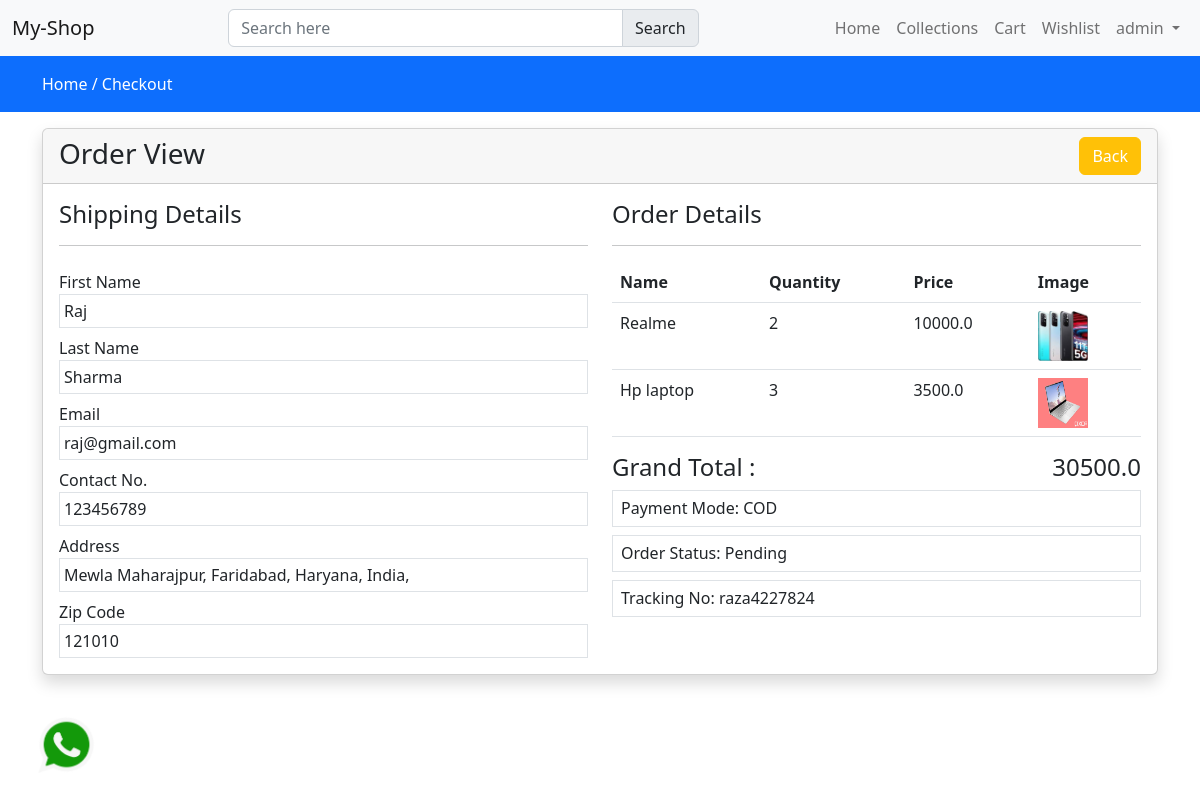
The page /view-order/raza4227824 (signed in) on the database its author committed.
### store/models.py (models this page shows, shortened)
class Order(models.Model):
    user = models.ForeignKey(User, on_delete=models.CASCADE)
    fname = models.CharField(max_length=150, null=False)
    lname = models.CharField(max_length=150, null=False)
    email = models.CharField(max_length=150, null=False)
    phone = models.CharField(max_length=150, null=False)
    address = models.TextField(null=False)
    city = models.CharField(max_length=150, null=False)
    state = models.CharField(max_length=150, null=False)
    country = models.CharField(max_length=150, null=False)
    pincode = models.CharField(max_length=150, null=False)
    total_price = models.FloatField(null=False)
    payment_mode = models.CharField(max_length=150, null=False)
    payment_id = models.CharField(max_length=250, null=True)
    order_status = (
        ('Pending', 'Pending'),
        ('Out For Shipping', 'Out For Shipping'),
        ('Completed', 'Completed'),
    )
    status = models.CharField(max_length=150, choices=order_status, default='Pending')
    message = models.TextField(null=True)
    tracking_no = models.CharField(max_length=150, null=True)
    created_at = models.DateTimeField(auto_now_add=True)
    updated_at = models.DateTimeField(auto_now= True)

class OrderItem(models.Model):
    order = models.ForeignKey(Order, on_delete=models.CASCADE)
    product = models.ForeignKey(Product, on_delete=models.CASCADE)
    price = models.FloatField(null=False)
    quantity = models.IntegerField(null=False)

class Product(models.Model):
    category = models.ForeignKey(Category, on_delete=models.CASCADE)
    slug = models.CharField(max_length=150, null=True, blank=True)
    name = models.CharField(max_length=100, null=True, blank=True)
    product_image = models.ImageField(upload_to=get_file_path, null=True, blank=True)
    small_description = models.CharField(max_length=150, null=True, blank=True)
    quantity = models.IntegerField(null=True, blank=True)
    description = models.TextField(max_length=500, null=True, blank=True)
    original_price = models.FloatField(null=True, blank=True)
    selling_price = models.FloatField(null=True, blank=True)
    status = models.BooleanField(default=False, help_text='0=default, 1=Hidden')
    trending = models.BooleanField(default=False, help_text='0=default, 1=hidden')
    tag = models.CharField(max_length=150, null=True, blank=True)
    meta_title = models.CharField(max_length=150, null=True, blank=True)
    meta_keywords = models.CharField(max_length=150, null=True, blank=True)
    meta_description = models.CharField(max_length=500, null=True, blank=True)
    created_at = models.DateTimeField(auto_now_add=True)

### store/controller/order.py (the view)
# urls.py: path('view-order/<str:t_no>', order.vieworder, name='orderview'),
def vieworder(request, t_no):
    order = Order.objects.filter(tracking_no=t_no).filter(user=request.user).first()
    orderitems = OrderItem.objects.filter(order=order)
    context = {'order':order, 'orderitems':orderitems}
    return render(request, "store/orders/view.html", context)

### store/templates/store/orders/view.html (shortened to what this page needs)
{% extends 'store/layouts/main.html' %}
{% block content %}
    <div class="py-3 bg-primary">
        <div class="container">
            <a class="text-white" href="{% url 'home' %}">Home /</a>
            <a class="text-white" href="{% url 'checkout' %}">Checkout </a>
        </div>
    </div>
    <div class="container mt-3">
        <div class="row">
            <div class="col-md-12">
                <div class="card shadow">
                    <div class="card-header">
                        <h3 class="mb-0"> Order View
                            <a href="{% url 'myorders' %}" class="btn btn-warning float-end text-white"> Back</a>
                        </h3>
                    </div>
                    <div class="card-body">
                        <div class="row">
                            <div class="col-md-6">
                                <h4>Shipping Details</h4>
                                <hr>
                                <label class="mt-2">First Name</label>
                                <div class="border p-1">{{ order.fname }}</div>
                                <label class="mt-2">Last Name</label>
                                <div class="border p-1">{{ order.lname }}</div>
                                <label class="mt-2">Email</label>
                                <div class="border p-1">{{ order.email }}</div>
                                <label class="mt-2">Contact No.</label>
                                <div class="border p-1">{{ order.phone }}</div>
                                <label class="mt-2">Address</label>
                                <div class="border p-1">
                                    {{ order.address }},
                                    {{ order.city }},
                                    {{ order.state }},
                                    {{ order.country }},
                                </div>
                                <label class="mt-2">Zip Code</label>
                                <div class="border p-1">{{ order.pincode }}</div>
                            </div>
                            <div class="col-md-6">
                                <h4>Order Details</h4>
                                <hr>
                                <table class="table table-borderd">
                                    <thead>
                                        <tr>
                                            <th>Name</th>
                                            <th>Quantity</th>
                                            <th>Price</th>
                                            <th>Image</th>
                                        </tr>
                                    </thead>
                                    <tbody>
                                        {% for item in orderitems%}
                                            <tr>
                                                <td>{{ item.product.name }}</td>
                                                <td>{{ item.quantity }}</td>
                                                <td>{{ item.price }}</td>
                                                <td>
                                                    <img src="{{ item.product.product_image.url }}" height="50px" width="50px" alt="Product Image">
                                                </td>
                                            </tr>
                                        {% endfor %}
                                    </tbody>
                                </table>
                                <h4>Grand Total : <span class="float-end"> {{ order.total_price }} </span> </h4>
                                <h6 class="border p-2">Payment Mode: {{order.payment_mode}} </h6>
                                <h6 class="border p-2">Order Status: {{order.status}} </h6>
                                <h6 class="border p-2">Tracking No: {{order.tracking_no}} </h6>
                            </div>
                        </div>
                    </div>
                </div>
            </div>
        </div>
    </div>
{% endblock content %}

### store/templates/store/inc/navbar.html (shortened to what this page needs)
<nav class="navbar navbar-expand-lg bg-light">
  <div class="container-fluid">
    <a class="navbar-brand" href="#">My-Shop</a>
    <div class="search-bar">
      <div class="input-group">
        <input type="text" class="form-control" id="searchproducts" placeholder="Search here">
        <button class="input-group-text" id="basic-addon1">Search</button>
      </div>
    </div>
    <div class="collapse navbar-collapse" id="navbarNav">
      <ul class="navbar-nav ms-auto" >
        <li class="nav-item">
          <a class="nav-link {% if request.resolver_match.url_name == 'home' %}active{% endif %}" aria-current="page" href="{% url 'home' %}">Home</a>
        </li>
        <li class="nav-item">
          <a class="nav-link {% if request.resolver_match.url_name == 'collections' %}active{% endif %}" href="{% url 'collections' %}">Collections</a>
        {% if request.user.is_authenticated %}
        </li>
        <li class="nav-item">
          <a class="nav-link {% if request.resolver_match.url_name == 'cart' %}active{% endif %}" aria-current="page" href="{% url 'cart' %}">Cart</a>
        </li>
        <li class="nav-item">
          <a class="nav-link {% if request.resolver_match.url_name == 'wishlist' %}active{% endif %}" aria-current="page" href="{% url 'wishlist' %}">Wishlist</a>
        </li>
          <li class="nav-item dropdown">
            <a class="nav-link dropdown-toggle" href="#" id="navbarDropdown" role="button" data-bs-toggle="dropdown" aria-expanded="false">
              {{request.user}}
            </a>
        {% endif %}
      </ul>
    </div>
  </div>
</nav>

### static/css/custom.css (style rules this page uses)
.search-bar { width: 40% !important; margin-left: 10%; }

### store/templates/store/layouts/main.html (style rules this page uses)
a { text-decoration: none; color: #000; }

### rows shown on the page
Order: fname "Raj", lname "Sharma", email "raj@gmail.com", phone "123456789", address "Mewla Maharajpur", city "Faridabad", state "Haryana", country "India", pincode "121010", total_price "30500.0", payment_mode "COD", status "Pending", tracking_no "raza4227824"
OrderItem: product.name "Realme", quantity "2", price "10000.0", product.product_image (picture)
OrderItem: product.name "Hp laptop", quantity "3", price "3500.0", product.product_image (picture)

### other values the page prints
{{ request.user }} "admin"
